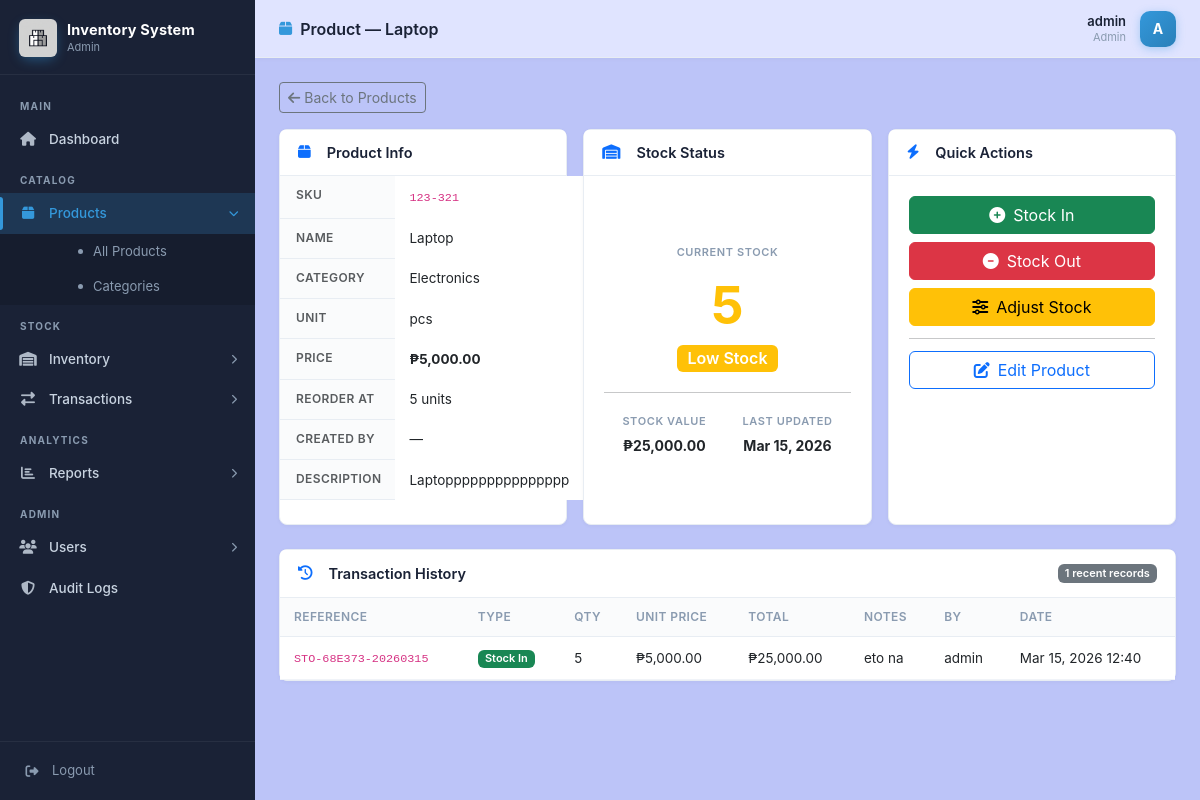
Screenshot of /modules/products/view.php?id=7 (signed in) with the database file from the repository.
### tables this page shows
CREATE TABLE IF NOT EXISTS transactions (
    id INT AUTO_INCREMENT PRIMARY KEY,
    reference_no VARCHAR(50) NOT NULL UNIQUE,
    type ENUM('stock_in','stock_out','adjustment') NOT NULL,
    product_id INT NOT NULL,
    quantity INT NOT NULL,
    unit_price DECIMAL(12,2) NOT NULL DEFAULT 0.00,
    notes TEXT,
    performed_by INT,
    created_at TIMESTAMP DEFAULT CURRENT_TIMESTAMP,
    FOREIGN KEY (product_id) REFERENCES products(id) ON DELETE CASCADE,
    FOREIGN KEY (performed_by) REFERENCES users(id) ON DELETE SET NULL
);

CREATE TABLE IF NOT EXISTS users (
    id INT AUTO_INCREMENT PRIMARY KEY,
    username VARCHAR(50) NOT NULL UNIQUE,
    email VARCHAR(100) NOT NULL UNIQUE,
    password VARCHAR(255) NOT NULL,
    role ENUM('admin','manager','inventory_officer','staff') NOT NULL DEFAULT 'staff',
    is_active TINYINT(1) NOT NULL DEFAULT 1,
    created_at TIMESTAMP DEFAULT CURRENT_TIMESTAMP,
    updated_at TIMESTAMP DEFAULT CURRENT_TIMESTAMP ON UPDATE CURRENT_TIMESTAMP
);

CREATE TABLE IF NOT EXISTS products (
    id INT AUTO_INCREMENT PRIMARY KEY,
    sku VARCHAR(50) NOT NULL UNIQUE,
    name VARCHAR(150) NOT NULL,
    description TEXT,
    category_id INT,
    unit VARCHAR(30) DEFAULT 'pcs',
    price DECIMAL(12,2) NOT NULL DEFAULT 0.00,
    reorder_level INT NOT NULL DEFAULT 10,
    is_active TINYINT(1) NOT NULL DEFAULT 1,
    created_by INT,
    created_at TIMESTAMP DEFAULT CURRENT_TIMESTAMP,
    updated_at TIMESTAMP DEFAULT CURRENT_TIMESTAMP ON UPDATE CURRENT_TIMESTAMP,
    FOREIGN KEY (category_id) REFERENCES categories(id) ON DELETE SET NULL,
    FOREIGN KEY (created_by) REFERENCES users(id) ON DELETE SET NULL
);

CREATE TABLE IF NOT EXISTS categories (
    id INT AUTO_INCREMENT PRIMARY KEY,
    name VARCHAR(100) NOT NULL UNIQUE,
    description TEXT,
    created_at TIMESTAMP DEFAULT CURRENT_TIMESTAMP
);

CREATE TABLE IF NOT EXISTS inventory (
    id INT AUTO_INCREMENT PRIMARY KEY,
    product_id INT NOT NULL UNIQUE,
    quantity INT NOT NULL DEFAULT 0,
    last_updated TIMESTAMP DEFAULT CURRENT_TIMESTAMP ON UPDATE CURRENT_TIMESTAMP,
    FOREIGN KEY (product_id) REFERENCES products(id) ON DELETE CASCADE
);

### modules/products/view.php (the view, shortened to what the rows shown need)
<?php
require_once __DIR__ . '/../../includes/auth.php';
$id = intval($_GET['id'] ?? 0);
$stmt = $pdo->prepare(
    'SELECT p.*, c.name AS category_name,
            COALESCE(i.quantity, 0) AS stock,
            i.last_updated,
            u.username AS created_by_name
     FROM products p
     LEFT JOIN categories c ON c.id = p.category_id
     LEFT JOIN inventory i ON i.product_id = p.id
     LEFT JOIN users u ON u.id = p.created_by
     WHERE p.id = ? AND p.is_active = 1'
);
$stmt->execute([$id]);
$p = $stmt->fetch();
$histStmt = $pdo->prepare(
    'SELECT t.id, t.reference_no, t.type, t.quantity, t.unit_price, t.notes, t.created_at,
            u.username
     FROM transactions t
     LEFT JOIN users u ON u.id = t.performed_by
     WHERE t.product_id = ?
     ORDER BY t.created_at DESC
     LIMIT 20'
);
$histStmt->execute([$id]);
$txHistory = $histStmt->fetchAll();
$badges     = ['stock_in' => 'bg-success', 'stock_out' => 'bg-danger', 'adjustment' => 'bg-info'];
$txLabels   = ['stock_in' => 'Stock In',   'stock_out' => 'Stock Out', 'adjustment' => 'Adjustment'];
$pageTitle = 'Product — ' . htmlspecialchars($p['name']);
$pageIcon  = 'box';
require_once __DIR__ . '/../../includes/layout_top.php';
?>
<div class="row g-3 mb-4">
    <div class="col-lg-4">
        <div class="card h-100">
            <div class="card-body p-0">
                <table class="table table-sm table-borderless mb-0 px-2">
                    <tr><th class="text-muted ps-3" style="width:40%">SKU</th>
                        <td><code><?= htmlspecialchars($p['sku']) ?></code></td></tr>
                    <tr><th class="text-muted ps-3">Name</th>
                        <td><?= htmlspecialchars($p['name']) ?></td></tr>
                    <tr><th class="text-muted ps-3">Category</th>
                        <td><?= htmlspecialchars($p['category_name'] ?? '—') ?></td></tr>
                    <tr><th class="text-muted ps-3">Unit</th>
                        <td><?= htmlspecialchars($p['unit']) ?></td></tr>
                    <tr><th class="text-muted ps-3">Price</th>
                        <td><strong>₱<?= number_format($p['price'], 2) ?></strong></td></tr>
                    <tr><th class="text-muted ps-3">Reorder At</th>
                        <td><?= $p['reorder_level'] ?> units</td></tr>
                    <tr><th class="text-muted ps-3">Created By</th>
                        <td><?= htmlspecialchars($p['created_by_name'] ?? '—') ?></td></tr>
                    <?php if ($p['description']): ?>
                    <tr><th class="text-muted ps-3">Description</th>
                        <td><?= htmlspecialchars($p['description']) ?></td></tr>
                    <?php endif; ?>
                </table>
            </div>
        </div>
    </div>
    <div class="col-lg-4">
        <div class="card h-100">
            <div class="card-body text-center d-flex flex-column justify-content-center gap-3">
                <div class="d-flex justify-content-around">
                    <div>
                        <div class="info-card-label">Last Updated</div>
                        <strong><?= $p['last_updated'] ? date('M d, Y', strtotime($p['last_updated'])) : '—' ?></strong>
                    </div>
                </div>
            </div>
        </div>
    </div>
</div>
<div class="card">
    <div class="card-body p-0">
        <div class="table-responsive">
            <table class="table table-hover mb-0">
                <thead>
                    <tr>
                        <th>Reference</th><th>Type</th><th>Qty</th>
                        <th>Unit Price</th><th>Total</th><th>Notes</th><th>By</th><th>Date</th>
                    </tr>
                </thead>
                <tbody>
                <?php foreach ($txHistory as $tx): ?>
                <tr>
                    <td><code><?= htmlspecialchars($tx['reference_no']) ?></code></td>
                    <td><span class="badge <?= $badges[$tx['type']] ?>"><?= $txLabels[$tx['type']] ?></span></td>
                    <td><?= number_format($tx['quantity']) ?></td>
                    <td>₱<?= number_format($tx['unit_price'], 2) ?></td>
                    <td>₱<?= number_format($tx['quantity'] * $tx['unit_price'], 2) ?></td>
                    <td><?= htmlspecialchars($tx['notes'] ?? '—') ?></td>
                    <td><?= htmlspecialchars($tx['username'] ?? '—') ?></td>
                    <td><?= date('M d, Y H:i', strtotime($tx['created_at'])) ?></td>
                </tr>
                <?php endforeach; ?>
                </tbody>
            </table>
        </div>
    </div>
</div>
<?php
require_once __DIR__ . '/../../includes/layout_bottom.php';

### includes/layout_top.php (shortened to what the rows shown need)
<?php
require_once __DIR__ . '/auth.php';
$user        = currentUser();
$roleLabel = ['admin' => 'Admin', 'manager' => 'Manager', 'inventory_officer' => 'Inventory Officer', 'staff' => 'Staff'][$user['role']] ?? 'User';
$initial   = strtoupper(substr($user['username'], 0, 1));
?>
<!DOCTYPE html>
<html lang="en">
<head>
    <link href="https://cdn.jsdelivr.net/npm/bootstrap@5.3.0/dist/css/bootstrap.min.css" rel="stylesheet">
    <link rel="stylesheet" href="https://cdnjs.cloudflare.com/ajax/libs/font-awesome/6.4.0/css/all.min.css">
    <link rel="stylesheet" href="/inventory_system/assets/style/style.css">
</head>
<body>
<div class="wrapper">
    <aside class="sidebar" id="sidebar">
        <div class="sidebar-header">
            <div class="sidebar-brand">
                <h3><?= APP_NAME ?></h3>
                <small><?= $roleLabel ?></small>
            </div>
        </div>
    </aside>
    <div class="main-content">
        <header class="topbar">
            <div class="topbar-left">
                <div class="topbar-title">
                    <i class="fas fa-<?= $pageIcon ?? 'home' ?>"></i>
                    <?= htmlspecialchars($pageTitle ?? 'Dashboard') ?>
                </div>
            </div>
            <div class="topbar-right">
                <div class="topbar-user-info">
                    <div class="t-name"><?= htmlspecialchars($user['username']) ?></div>
                    <div class="t-role"><?= $roleLabel ?></div>
                </div>
                <div class="user-avatar"><?= $initial ?></div>
            </div>
        </header>
        <div class="content">

### rows the page displays
transactions: performed_by.username "Admin", performed_by.username "admin", performed_by.username "A", reference_no "STO-68E373-20260315", type "Stock In", quantity "5", unit_price "5,000.00", $tx['quantity'] * $tx['unit_price'] "25,000.00", notes "eto na", created_at "Mar 15, 2026 12:40"
products: name "Product — Laptop", sku "123-321", name "Laptop", category.name "Electronics", unit "pcs", price "5,000.00", reorder_level "5", description "Laptoppppppppppppppp", inventory.last_updated "Mar 15, 2026"

### other values shown
APP_NAME "Inventory System"
$p['created_by_name'] "—"
$p['stock'] "5"
$stockLabel "Low Stock"
$p['stock'] * $p['price'] "25,000.00"
count($txHistory) "1"
